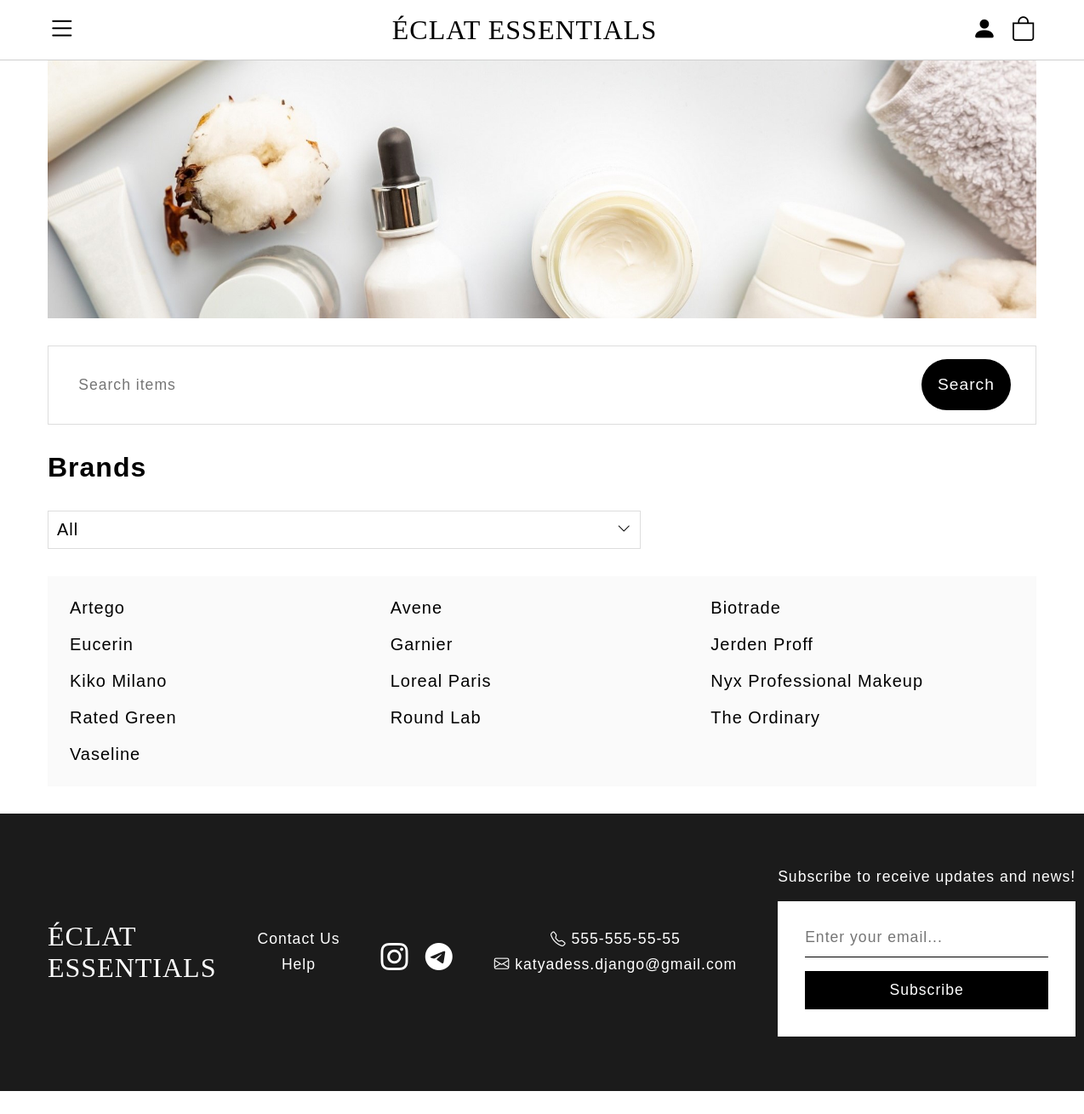
/brands, run on the app's committed database.
### shop/models.py (models this page shows, shortened)
class Brand(models.Model):
    name = models.CharField(max_length=200, db_index=True)
    slug = models.SlugField(max_length=200, db_index=True, unique=True)
    country = models.CharField(max_length=200)
    class Meta:
        ordering = ('name',)
        verbose_name = 'Brand'
        verbose_name_plural = 'Brands'
    def get_absolute_url(self):
        return reverse('shop:product_list_by_brand',
                    args=[self.slug])

### shop/views.py (the view, shortened to what this page needs)
# urls.py: path('brands', views.BrandsView.as_view(), name='product_brands'),
class BrandsView(View):
    def get(self, request):
        cart = Cart(request)
        subscribe_form = SubscribeForm()
        categories = Category.objects.all()
        brands = Brand.objects.all()
        category_brands = brands.all()
        sort_by_value = self.request.GET.get('sort_by', 'all')
        sorting_values = ['makeup', 'face-care', 'hair-care', 'body-care']
        for value in sorting_values:
            if sort_by_value == value:
                value_category = get_object_or_404(Category, slug=value)
                all_subcategories = value_category.get_descendants(include_self=True)
                category_brands = category_brands.filter(brand_products__category__in=all_subcategories)
        context = {
            'categories':categories,
            'brands': brands,
            'category_brands': category_brands,
            'subscribe_form': subscribe_form,
            'cart': cart
        }
        return render(request, 'shop/brands.html', context)

### shop/forms.py (shortened to what this page needs)
class SubscribeForm(forms.ModelForm):
    class Meta:
        model = Subscriber
        fields = ['email']
        widgets = {
            'email': forms.EmailInput(attrs= {
            'placeholder': 'Enter your email...',
            })
        }

### cart/context_processors.py (called while the page is built)
def cart(request):
    return {'Cart': Cart(request)}

### shop/models.py (called while the page is built)
    def get_absolute_url(self):
        return reverse('shop:product_list_by_category',
                       args=[self.slug])

### templates/shop/brands.html (shortened to what this page needs)
{% extends "shop/base.html" %}
{% block css_links %}
{% load static %}
<link rel="stylesheet" href="{% static "shop/css/brands.css" %}">
{% endblock css_links %}
{% block content %}
<div class="main">
    <h1>Brands</h1>
    <form method="get" action="{% url "shop:product_brands" %}" class="form">
        <div class="custom-select-container">
            <div class="custom-select">
                <div class="custom-select__value-wrap">
                    <div class="custom-select__value">
                        {% if request.GET.sort_by %}
                            {% if request.GET.sort_by == 'makeup' %} Makeup
                            {% elif request.GET.sort_by == 'face-care' %} Face Care
                            {% elif request.GET.sort_by == 'hair-care' %} Hair Care
                            {% elif request.GET.sort_by == 'body-care' %} Body Care
                            {% else %} All
                            {% endif %}
                        {% else %} All {% endif %}
                    </div>
                    <i class="bi bi-chevron-down"></i>
                </div>
            </div>
        </div>
    </form>
    <div class="brands-list">
        <ul>
            {% for brand in category_brands %}
                <li><a href="{{brand.get_absolute_url}}">{{brand.name}}</a></li>
            {% endfor %}
        </ul>
    </div>
</div>
{% endblock content %}

### templates/shop/base.html (shortened to what this page needs)
<!DOCTYPE html>
<html lang="en">
    <head>
        {% load static %}
        <link rel="stylesheet" href="{% static "shop/css/main.css" %}">
        <link rel="stylesheet" href="https://cdn.jsdelivr.net/npm/bootstrap-icons@1.11.3/font/bootstrap-icons.min.css">
        <link rel="stylesheet" href="https://cdnjs.cloudflare.com/ajax/libs/font-awesome/4.7.0/css/font-awesome.min.css">
        {% block css_links %}
        {% endblock css_links %}
    </head>
    <body>
    <header class="header">
            <div class="nav-container">
                <div class="nav-toggle" aria-label="open navigation">
                    <span class="hamburger"><i class="bi bi-list"></i></span>
                </div>
                <div class="logo"><a href="{% url 'shop:main' %}">Éclat Essentials</a></div>
                <div class="nav-items">
                    {% if user.is_authenticated %}
                        <li class="nav-item person">
                            <a href="{% url "shop:account" %}" class="nav-link"><i class="bi bi-person-fill"></i></a>
                        </li>
                        <li class="nav-item favourites">
                            <a href="{% url "shop:account" %}?show=favourites" class="nav-link position-relative"><i class="fa fa-heart-o"></i></a>
                            {% if user.wishlist.products.all|length > 0 %}
                                <span class='badge'>
                                    {{user.wishlist.products.all|length}}
                                </span>
                            {% endif %}
                        </li>
                        <li class="nav-item cart">
                            {% if cart|length > 0 %}
                                <a href="{% url "cart:cart" %}" class="nav-link position-relative"><i class="bi bi-bag"></i></a>
                            {% else %}
                                <p class='nav-link position-relative'><i class="bi bi-bag"></i></p>
                            {% endif %}
                            {% if cart|length > 0 %}
                                <span class='badge'>
                                    {{cart|length}}
                                </span>
                            {% endif %}
                        </li>
                    {% else %}
                        <li class="nav-item person">
                            <p class="nav-link not-signed-in"><i class="bi bi-person-fill"></i></p>
                        </li>
                        <li class="nav-item cart">
                            <p class="nav-link position-relative not-signed-in"><i class="bi bi-bag"></i></p>
                        </li>
                    {% endif %}
                </div>
            </div>
    </header>
    <img class='main-image' src="{% static "shop/images/skincare.jpg" %}">
    <section>
        <div class="search-container">
            <form action="{% url "shop:shop_search" %}" method="GET" class="form">
                <input type="text" placeholder="Search items" name="query" class="search-input">
                <div class="btn-wrapper">
                    <button type="submit" class="search-button">Search</button>
                </div>
            </form>
        </div>
    </section>
    {% block content %}
    {% endblock content %}
    <footer class="footer">
        <div class="logo"><a href="{% url "shop:main" %}">Éclat <span>Essentials</span></a></div>
        <div class="footer-sec get-in-touch">
            <div class="list-items">
                <li class="footer-list"><a href="{% url "shop:contact" %}">Contact Us</a></li>
                <li class="footer-list"><a href="{% url "shop:help" %}">Help</a></li>
            </div>
        </div>
        <div class="footer-sec socials">
            <li class="footer-list instagram"><a href="https://www.instagram.com" class="nav-link"><i class="bi bi-instagram"></i></a></li>
            <li class="footer-list telegram"><a href="https://www.telegram.com" class="nav-link"><i class="bi bi-telegram"></i></a></li>
        </div>
        <div class="footer-sec contacts">
            <div class="list-items">
                <li class="footer-list phone-number"><i class="bi bi-telephone"></i> 555-555-55-55</li>
                <li class="footer-list email"><i class="bi bi-envelope"></i> katyadess.django@gmail.com</li>
            </div>
        </div>
        {% if subscribe_form %}
        <div class="footer-sec subscribe list-items">
            <div class="subscribe-container">
                <p class="footer-list">Subscribe to receive updates and news!</p>
                <form method="POST" class="subscribe-form">
                    {{subscribe_form.email}}
                    <button type="submit" class='subscribe-button' name='subscribe'>Subscribe</button>
                </form>
            </div>
        </div>
        {% endif %}
    </footer>
</body>
</html>

### static/shop/css/brands.css (style rules this page uses)
.main { padding: 0 2em; display: flex; gap: 2em; align-items: flex-start; margin-bottom: 2em; }
.main h1 { font-size: var(--fs-logo); }
.form { width: 100%; }
.custom-select-container { position: relative; display: inline-block; width: 100%; }
.custom-select { position: relative; cursor: pointer; user-select: none; }
.custom-select__value-wrap { display: flex; padding: 10px; justify-content: space-between; align-items: center; border: 1px solid #ddd; }
.custom-select__value { font-size: 16px; }
.brands-list { width: 100%; background-color: #fafafa; padding: 1em; }
.brands-list ul { width: 100%; display: grid; grid-template-columns: repeat(3, 1fr); }
.brands-list ul li { font-size: 16px; padding: 10px; cursor: pointer; transition: opacity 0.3s; }
.brands-list ul li a { color: black; }
@media (min-width: 930px) { .main { padding: 0 3.5em; } }
@media (min-width: 930px) { .form { width: 60%; } }
@media (min-width: 930px) { .custom-select__value { font-size: 20px; } }
@media (min-width: 930px) { .brands-list ul li { font-size: 20px; } }

### data on the page
Brand: name "Artego"
Brand: name "Avene"
Brand: name "Biotrade"
Brand: name "Eucerin"
Brand: name "Garnier"
Brand: name "Jerden Proff"
Brand: name "Kiko Milano"
Brand: name "Loreal Paris"
Brand: name "Nyx Professional Makeup"
Brand: name "Rated Green"
Brand: name "Round Lab"
Brand: name "The Ordinary"
Brand: name "Vaseline"
